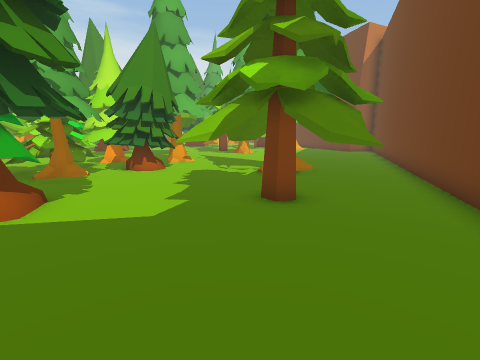
view 1 (above)

24 first-person views from a walk through a 3-D level made in the Unity game engine. The camera is 1.4 m above the floor, tilts 10° down and sees 85° across. The floor is counted in squares, 1 m on a side. Each view is taken from the middle of a square. On the plan, view 1 faces up. The plan holds only what a view shows up to about 13 squares ahead; the rest is blank. The place goes on beyond the plan. The player is left out.

view 2
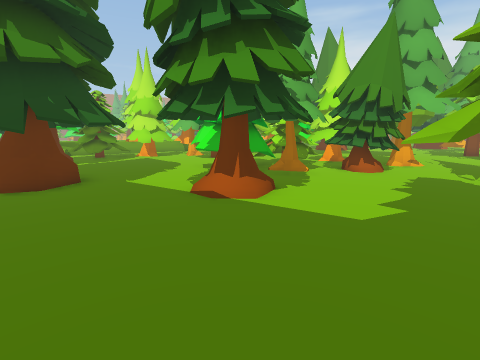

view 3
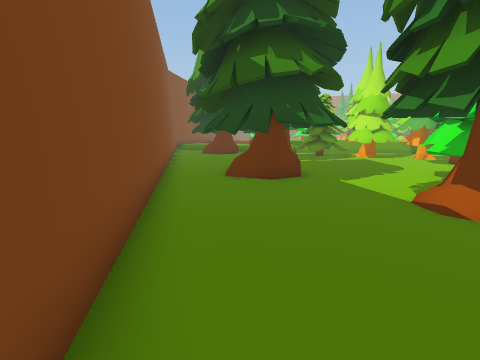

view 4
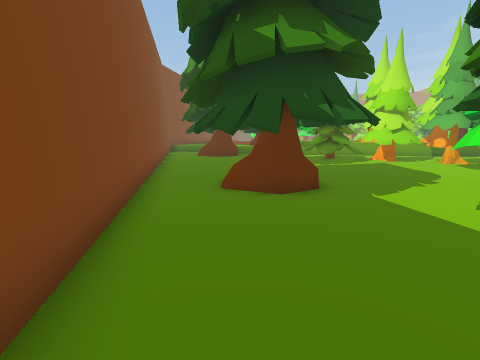

view 5
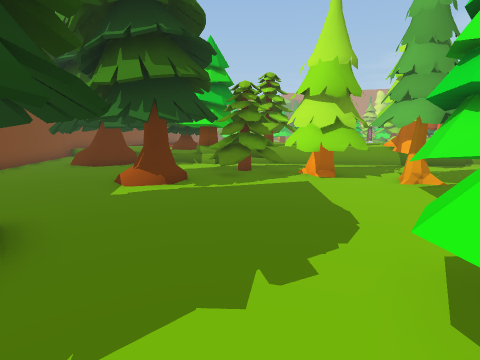

view 6
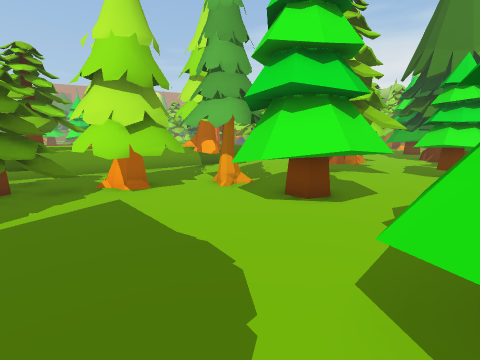

view 7
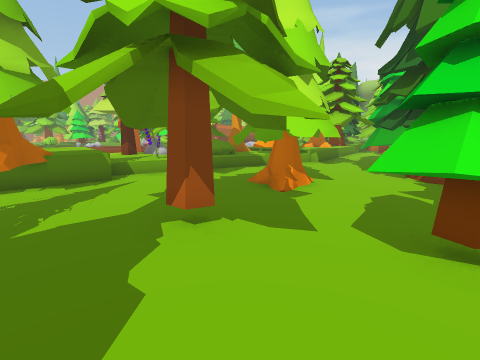

view 8
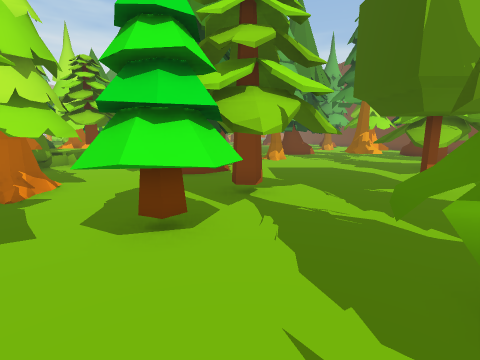

view 9
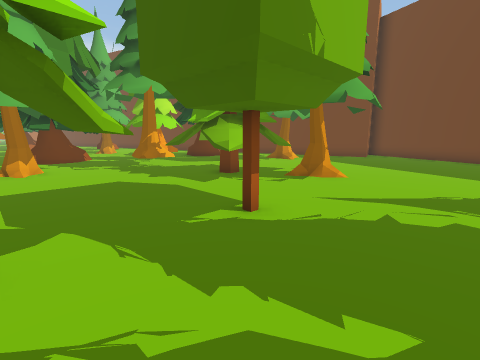

view 10
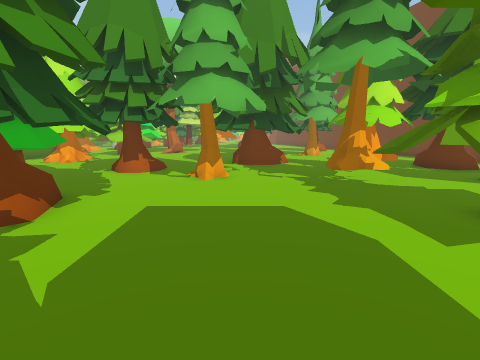

view 11
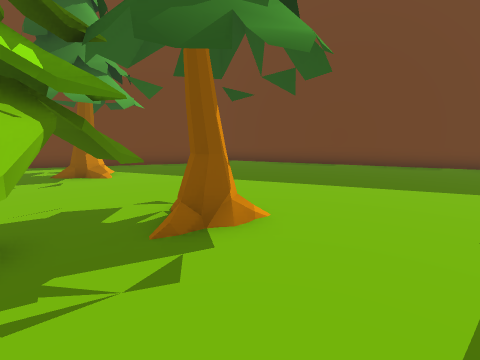

view 12
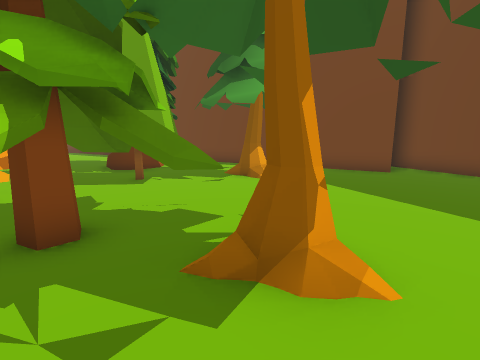

view 13
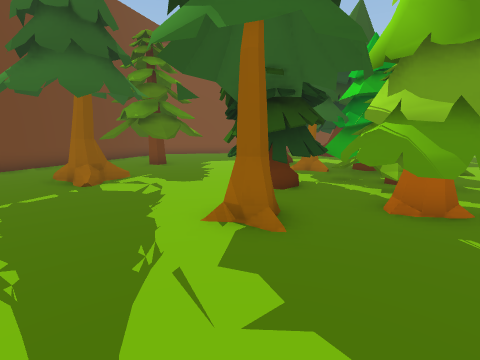

view 14
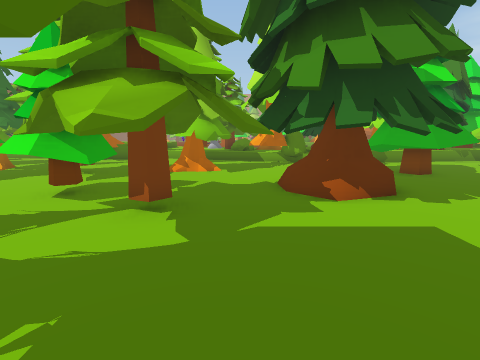

view 15
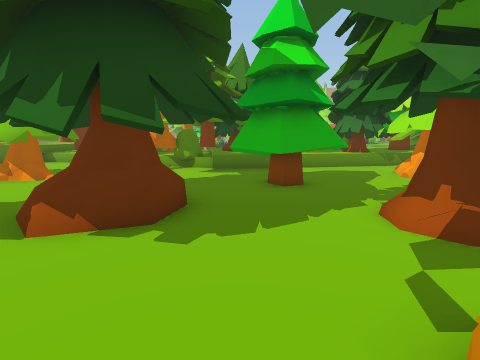

view 16
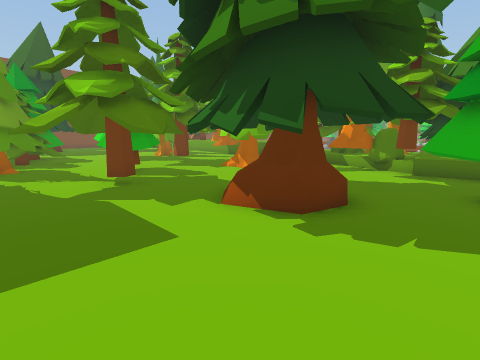

view 17
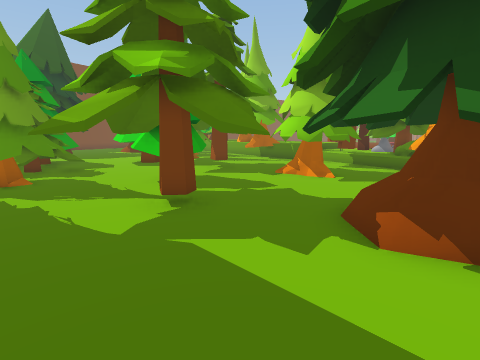

view 18
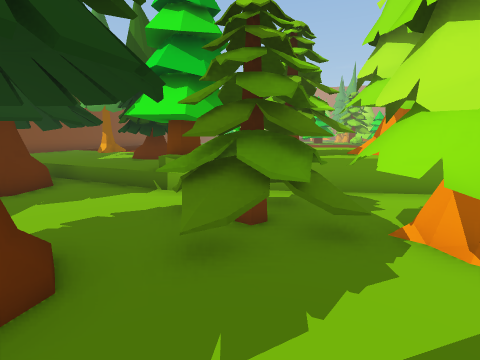

view 19
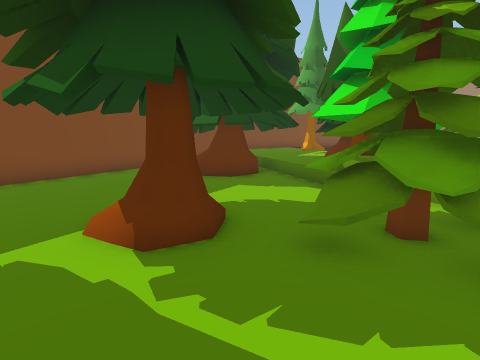

view 20
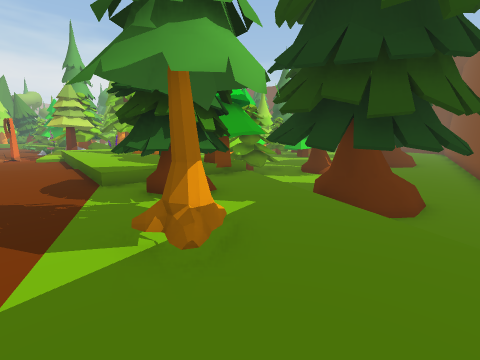

view 21
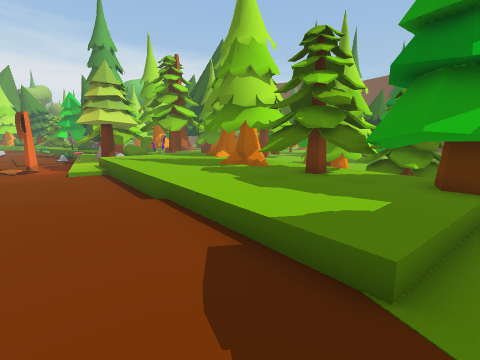

view 22
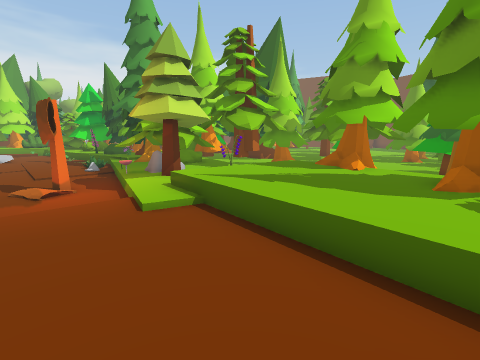

view 23
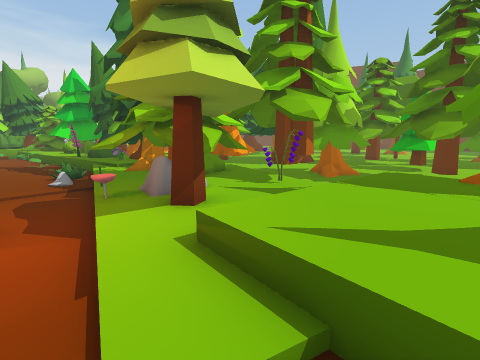

view 24
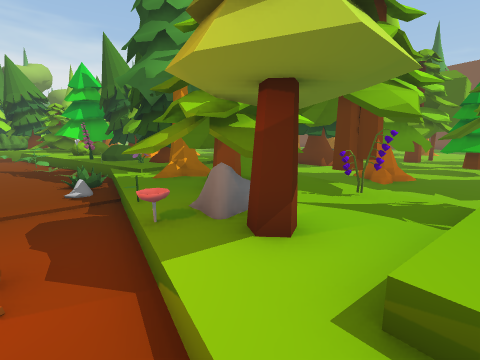

### Floor plan
Key: @ floor where view 1 was taken; # wall or solid block; x gap in a wall; . main floor; : floor 0.25 m higher than the main floor; + floor 0.5 m higher than the main floor; * floor 0.75 m higher than the main floor; / step, stairs or slope; = window, fence, low wall or low ledge; ^ raised ledge; O other object.
Columns run from 27 left of view 1 to 10 right of it. Each row starts with its distance up from view 1.
 30    ..+  OOO.OO..  ..OOOO.   .OO
 29    .OO+ OO^..... O...OO..O  .OO
 28    :OOOO OO.. O.OOO......OOO..O   #
 27    :://OO O. OOO....#... O#O  .  .#
 26  .::OO+OO  .OOOO....O...OO.OOOO...#
 25  .:::/+OOO#..OOOOO......#...OO..O  #
 24  .:::/+OOO#O....O.O........O....O..#
 23  .::O//OOOO....OOOO.....OOOO.......##
 22  .:::+OOOOO...OOOOO.....OOOO........#
 21 ..../OOO OO#...O.O......OOOO........##
 20 ....OOOO*O  O.....OO.......OO........#
 19 ./O.OOOOO#.OOOO..OO O......O.........#
 18 .//.OOOO###OOOO.OO##O.O..............
 17 .../+O+OO##OOO...OOO................#
 16 .../++++O....OO.OOO.................#
 15 :::/*///==.OO#OOOO..OO..............#
 14 :::/****OO.OOOOO...OOOOxO..........##
 13 ::::***OO#O..O.....OOOO.O..........#
 12 ::::***OOOO..OO ...OOOOO .........##
 11 :::/***O#OOOOOOOO.OOOOOOO...O.....#
 10 /::/**OOO..OOOOOO.OOO+OOO...OO....#
  9 +///*OOO#.O OOOOO.OOOO...........##
  8 +++/**OO^OOOO.....OO OO....O.....#
  7 +++**OO^^.OOO.....OOO .....OOOO..#
  6 +++**OO^OOOO.......OO ....O #O..##
  5 +++***O#.OOO......... O ..OOOO..#
  4 +++**OO#.OO...........O ....OO.
  3 +++OOOO#....O//.O..O...........
  2 ++OOO OO...=O/.O.OO.O.........
  1 ++OOOOO.O......OO OOO.........
  0 +++O+OOOOO......OOOO.......@
 -1 ++O++OOOOO.......OOO......#
 -2 +++++OOOOO...........######
 -3  ++++/OOOO......######
 -4 ++++/ .....######
 -5  #     #####

Positions as (right, up) in squares from view 1, and headings:
1: (0, 0), facing up
2: (0, 0), facing up-left
3: (0, 0), facing left
4: (-2, 0), facing left
5: (-7, 5), facing left
6: (-9, 5), facing up-left
7: (-10, 12), facing up-left
8: (-9, 12), facing up
9: (-8, 15), facing up-right
10: (-6, 18), facing up
11: (-4, 19), facing right
12: (-2, 18), facing up-right
13: (-3, 18), facing down
14: (-4, 20), facing left
15: (-6, 25), facing left
16: (-6, 26), facing down-left
17: (-6, 23), facing down-left
18: (-13, 5), facing left
19: (-13, 6), facing down-left
20: (-27, -4), facing up-right
21: (-27, 3), facing up-right
22: (-27, 9), facing up-right
23: (-25, 13), facing up-right
24: (-25, 15), facing up-right
